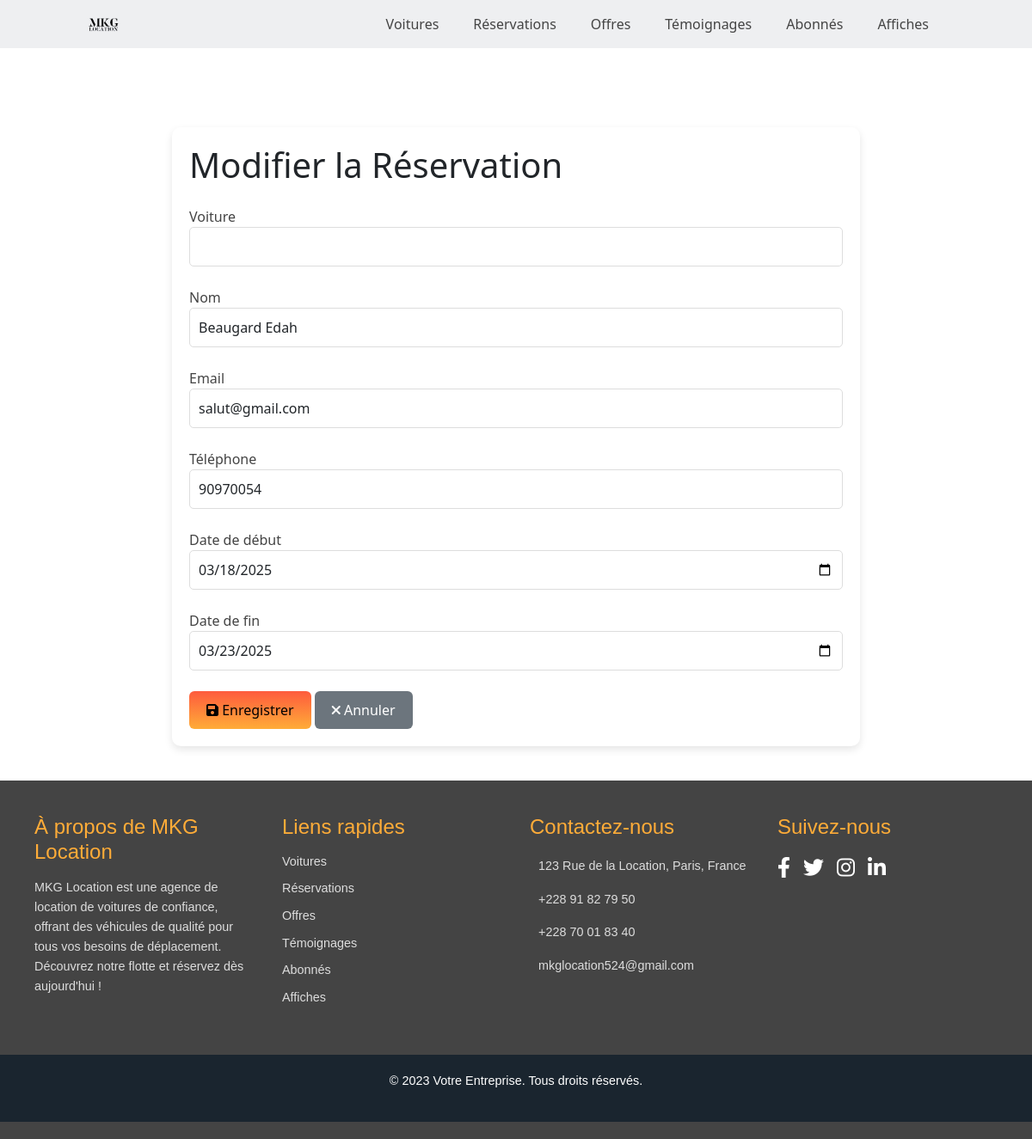
Screenshot of /reservations/modifier/24/ with the database file from the repository.
### vehicules/models.py (models this page shows, shortened)
class Reservation(models.Model):
    voiture = models.ForeignKey(Voiture, on_delete=models.CASCADE)  # Référence à la voiture réservée
    nom = models.CharField(max_length=255)
    email = models.EmailField()
    telephone = models.CharField(max_length=15)
    date_debut = models.DateField()
    date_fin = models.DateField()

### vehicules/views.py (the view)
# urls.py: path('reservations/modifier/<int:id>/', views.modifier_reservation, name='modifier_reservation'),
def modifier_reservation(request, id):
    reservation = get_object_or_404(Reservation, id=id)
    if request.method == 'POST':
        form = ReservationForm(request.POST, instance=reservation)
        if form.is_valid():
            form.save()
            return redirect('liste_reservations')
    else:
        form = ReservationForm(instance=reservation)
    return render(request, 'dashboard/reservation/modifier_reservation.html', {'form': form})

### vehicules/forms.py
class ReservationForm(forms.ModelForm):
    class Meta:
        model = Reservation
        fields = ['voiture', 'nom', 'email', 'telephone', 'date_debut', 'date_fin']

### vehicules/templates/dashboard/reservation/modifier_reservation.html (shortened to what this page needs)
{% load static %}
<!DOCTYPE html>
<html lang="fr">
<head>
    <link href="https://cdn.jsdelivr.net/npm/bootstrap@5.3.0/dist/css/bootstrap.min.css" rel="stylesheet">
    <link href="https://cdnjs.cloudflare.com/ajax/libs/font-awesome/6.0.0-beta3/css/all.min.css" rel="stylesheet">
</head>
<body>
    <header class="section">
        <div class="logo">
            <a href="{% url 'dashboard' %}">
                <img src="{% static 'images/logomkg.png' %}" alt="Logo MKG">
            </a>
        </div>
        <div class="navbar-container">
            <ul class="navbar">
                <li><a href="{% url 'liste_voitures' %}">Voitures</a></li>
                <li><a href="{% url 'liste_reservations' %}">Réservations</a></li>
                <li><a href="{% url 'liste_offres' %}">Offres</a></li>
                <li><a href="{% url 'liste_temoignages' %}">Témoignages</a></li>
                <li><a href="{% url 'liste_abonnes' %}">Abonnés</a></li>
                <li><a href="{% url 'liste_affiches' %}">Affiches</a></li>
            </ul>
        </div>
    </header>
    <main>
        <div class="container mt-5">
            <h1 class="mb-4">Modifier la Réservation</h1>
            <form method="post">
                <div class="form-group">
                    <label for="id_voiture">Voiture</label>
                    <select class="form-control" id="id_voiture" name="voiture" required>
                    </select>
                </div>
                <div class="form-group">
                    <label for="id_nom">Nom</label>
                    <input type="text" class="form-control" id="id_nom" name="nom" value="{{ form.nom.value }}" required>
                </div>
                <div class="form-group">
                    <label for="id_email">Email</label>
                    <input type="email" class="form-control" id="id_email" name="email" value="{{ form.email.value }}" required>
                </div>
                <div class="form-group">
                    <label for="id_telephone">Téléphone</label>
                    <input type="text" class="form-control" id="id_telephone" name="telephone" value="{{ form.telephone.value }}" required>
                </div>
                <div class="form-group">
                    <label for="id_date_debut">Date de début</label>
                    <input type="date" class="form-control" id="id_date_debut" name="date_debut" value="{{ form.date_debut.value|date:'Y-m-d' }}" required>
                </div>
                <div class="form-group">
                    <label for="id_date_fin">Date de fin</label>
                    <input type="date" class="form-control" id="id_date_fin" name="date_fin" value="{{ form.date_fin.value|date:'Y-m-d' }}" required>
                </div>
                <button type="submit" class="btn btn-warning">
                    <i class="fas fa-save"></i> Enregistrer
                </button>
                <a href="{% url 'liste_reservations' %}" class="btn btn-secondary">
                    <i class="fas fa-times"></i> Annuler
                </a>
            </form>
        </div>
    </main>
    <footer class="footer">
        <div class="footer-container">
            <div class="footer-section">
                <h3>À propos de MKG Location</h3>
                <p>MKG Location est une agence de location de voitures de confiance, offrant des véhicules de qualité pour tous vos besoins de déplacement. Découvrez notre flotte et réservez dès aujourd'hui !</p>
            </div>
            <div class="footer-section">
                <h3>Liens rapides</h3>
                <ul>
                    <li><a href="{% url 'liste_voitures' %}">Voitures</a></li>
                    <li><a href="{% url 'liste_reservations' %}">Réservations</a></li>
                    <li><a href="{% url 'liste_offres' %}">Offres</a></li>
                    <li><a href="{% url 'liste_temoignages' %}">Témoignages</a></li>
                    <li><a href="{% url 'liste_abonnes' %}">Abonnés</a></li>
                    <li><a href="{% url 'liste_affiches' %}">Affiches</a></li>
                </ul>
            </div>
           <div class="footer-section">
            <h3>Contactez-nous</h3>
            <ul>
                <li> 123 Rue de la Location, Paris, France</li>
                <li><a href="https://wa.me/22891827950" target="_blank"> +228 91 82 79 50</a></li>
                <li><a href="https://wa.me/22870018340" target="_blank"> +228 70 01 83 40</a></li>
                <li> mkglocation524@gmail.com</li>
            </ul>
        </div>
            <div class="footer-section">
                <h3>Suivez-nous</h3>
                <div class="social-icons">
                    <a href="#"><i class="fab fa-facebook-f"></i></a>
                    <a href="#"><i class="fab fa-twitter"></i></a>
                    <a href="#"><i class="fab fa-instagram"></i></a>
                    <a href="#"><i class="fab fa-linkedin-in"></i></a>
                </div>
            </div>
        </div>
        <div class="copyright">
            <p>&copy; 2023 Votre Entreprise. Tous droits réservés.</p>
        </div>
    </footer>
</body>
</html>

### vehicules/templates/dashboard/reservation/modifier_reservation.html (style rules this page uses)
header.section { position: fixed; top: 0; left: 0; right: 0; z-index: 1000; display: flex; align-items: center; justify-content: space-between; background: #eeeff1; padding: 15px 100px; transition: background 0.3s ease, padding 0.3s ease; }
.logo img { width: 40px; }
.navbar { display: flex; list-style: none; padding: 0; margin: 0; }
.navbar li { position: relative; }
.navbar a { font-size: 1rem; padding: 10px 20px; color: #444; font-weight: 500; text-decoration: none; }
.navbar a::after { content: ''; width: 0; height: 3px; background: linear-gradient(#fe5b3d, #ffac38); position: absolute; bottom: -4px; left: 0; transition: 0.5s; }
.footer { background: #444; color: #fff; padding: 40px 0 20px; font-family: "Poppins", sans-serif; }
.footer-container { display: grid; grid-template-columns: repeat(auto-fit, minmax(250px, 1fr)); gap: 2rem; padding: 0 40px; max-width: 1200px; margin: 0 auto; }
.footer-section { margin-bottom: 20px; }
.footer-section h3 { font-size: 1.5rem; margin-bottom: 15px; color: #ffac38; }
.footer-section p { font-size: 0.9rem; line-height: 1.6; color: #ddd; }
.footer-section ul { list-style: none; padding: 0; }
.footer-section ul li { margin-bottom: 10px; font-size: 0.9rem; color: #ddd; }
.footer-section ul li a { color: #ddd; text-decoration: none; transition: color 0.3s ease; }
.social-icons { display: flex; gap: 15px; }
.social-icons a { color: #fff; font-size: 1.5rem; transition: color 0.3s ease; }
.copyright { padding: 20px; display: flex; justify-content: center; align-items: center; background: #1a252f; margin-top: 20px; }
.copyright p { color: #fff; font-size: 0.9rem; }
main { padding-top: 100px; padding-bottom: 40px; }
.container { max-width: 800px; margin: 0 auto; padding: 20px; background: #fff; border-radius: 10px; box-shadow: 0 4px 10px rgba(0, 0, 0, 0.1); }
.form-group { margin-bottom: 1.5rem; }
.form-group label { font-weight: 500; color: #444; }
.form-control { border-radius: 5px; border: 1px solid #ddd; padding: 10px; transition: border-color 0.3s ease; }
.btn-warning { background: linear-gradient(#fe5b3d, #ffac38); border: none; padding: 10px 20px; font-size: 1rem; font-weight: 500; transition: background 0.3s ease; }
.btn-secondary { background: #6c757d; border: none; padding: 10px 20px; font-size: 1rem; font-weight: 500; transition: background 0.3s ease; }

### rows the page displays
Reservation: nom "Beaugard Edah", email "salut@gmail.com", telephone "90970054", date_debut "03/18/2025", date_fin "03/23/2025"
